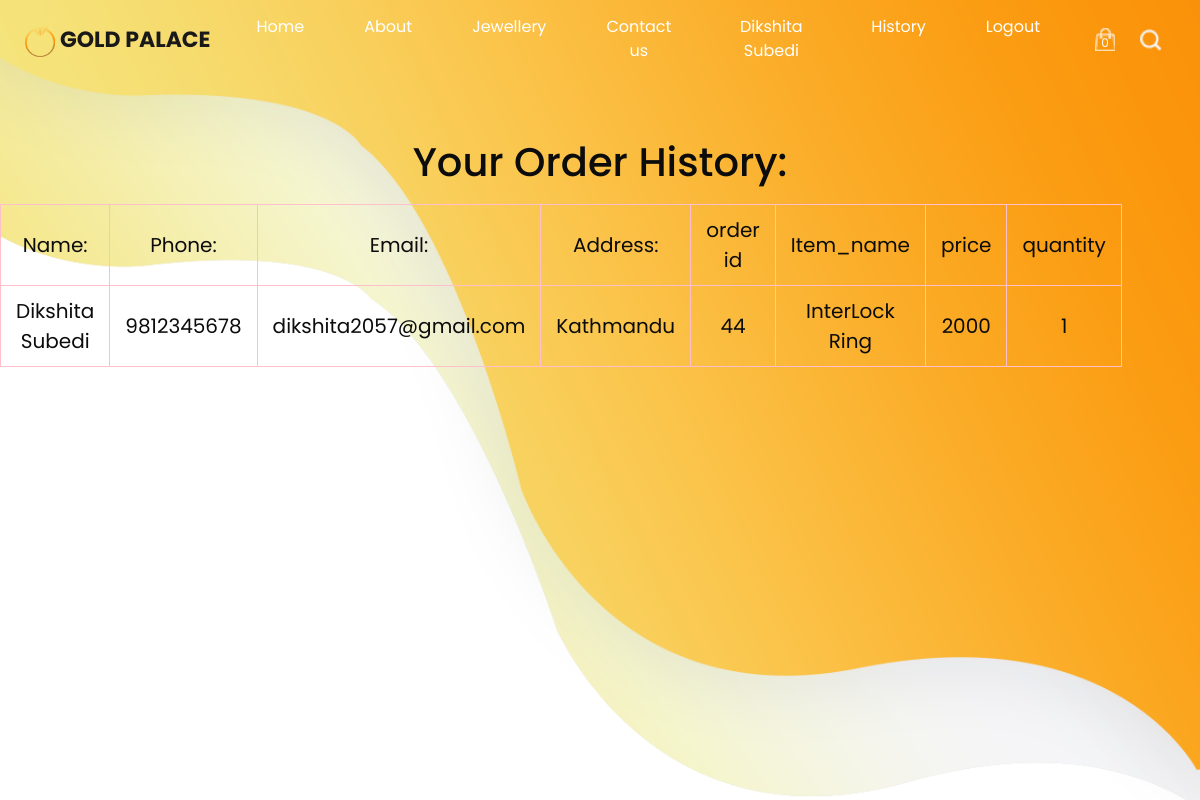
Screenshot of /history.php (signed in) with the database file from the repository.
### tables this page shows
CREATE TABLE `customer` (
  `id` int(11) NOT NULL,
  `Fullname` varchar(100) NOT NULL,
  `Email` varchar(100) NOT NULL,
  `Phone` varchar(11) NOT NULL,
  `address` varchar(200) NOT NULL,
  `Delivery` varchar(100) NOT NULL,
  `status` tinyint(1) NOT NULL
);

CREATE TABLE `customer_order` (
  `order_id` int(11) DEFAULT NULL,
  `item_name` varchar(50) NOT NULL,
  `price` int(11) NOT NULL,
  `quantity` int(11) NOT NULL
);

### history.php (the view, shortened to what this page needs)
<?php
include('connect.php');
include('header.php');
$user = $_SESSION['user_username'];
$data=mysqli_query($conn,"select * from customer where email='$user'");?>
<h1 style="text-align: center; transform: translateY(60px);">Your Order History:</h1>
<table style="transform: translateX(300px); transform: translateY(70px);">
<thead>
	<tr>
		<td>Name:</td>
		<td>Phone:</td>
		<td>Email:</td>
		<td>Address:</td>
		<td>order id</td>
		<td>Item_name</td>
		<td>price</td>
		<td>quantity</td>
	</tr>
	</thead>
 <tbody>
	<?php
	if($data){
foreach ($data as  $value) {
	$order = $value['id'];
	$odata=mysqli_query($conn,"select * from customer_order where order_id='$order'");
	foreach($odata as $uvalue){?>
	<tr>
	<td><?php echo $value["Fullname"];?></td>
	<td><?php echo $value["Phone"];?></td>
	<td><?php echo $value["Email"];?></td>
	<td><?php echo $value["address"];?></td>
	<td><?php echo $uvalue["order_id"];?></td>
	<td><?php echo $uvalue["item_name"] ?></td>
	<td><?php echo $uvalue["price"] ?></td>
	<td><?php echo $uvalue["quantity"] ?></td>
</tr>
<?php
}
}
	}
?>
	</tbody>
</table>

### css/style.css (style rules this page uses)
body { font-family: "Poppins", sans-serif; color: #0c0c0c; background-color: #ffffff; }

### history.php (style rules this page uses)
table, th, td, tr { border: 1px solid; border-collapse: collapse; width: 60%; font-size: 20px; text-align: center; padding: 10px; padding-left: 15px; padding-right: 15px; border-color: pink; }

### rows the page displays
customer: Fullname "Dikshita Subedi", Phone "9812345678", Email "dikshita2057@gmail.com", address "Kathmandu"
customer_order: order_id "44", item_name "InterLock Ring", price "2000", quantity "1"

### other values shown
$_SESSION['uname'] "Dikshita Subedi"
$count "0"
